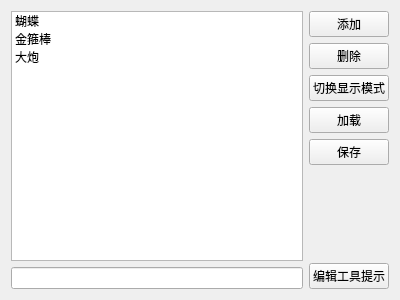
<?xml version="1.0" encoding="UTF-8"?>
<ui version="4.0">
 <class>Widget</class>
 <widget class="QWidget" name="Widget">
  <property name="geometry">
   <rect>
    <x>0</x>
    <y>0</y>
    <width>400</width>
    <height>300</height>
   </rect>
  </property>
  <property name="windowTitle">
   <string>Widget</string>
  </property>
  <layout class="QHBoxLayout" name="horizontalLayout">
   <item>
    <layout class="QVBoxLayout" name="verticalLayout_2">
     <item>
      <widget class="QListWidget" name="listWidget">
       <item>
        <property name="text">
         <string>蝴蝶</string>
        </property>
        <property name="toolTip">
         <string>&lt;html&gt;&lt;head/&gt;&lt;body&gt;&lt;p&gt;&lt;span style=&quot; font-family:'宋体,arial,sans-serif'; font-size:12px; color:#0090ff; background-color:#121212;&quot;&gt;+30点攻击力&lt;br/&gt;+30%攻速&lt;br/&gt;+30点敏捷&lt;br/&gt;&lt;/span&gt;&lt;span style=&quot; font-family:'宋体,arial,sans-serif'; font-size:12px; color:#66ffff; background-color:#121212;&quot;&gt;+35%的物理攻击闪避&lt;/span&gt;&lt;/p&gt;&lt;/body&gt;&lt;/html&gt;</string>
        </property>
        <property name="icon">
         <iconset resource="icons.qrc">
          <normaloff>:/icons/fgfh.jpg</normaloff>:/icons/fgfh.jpg</iconset>
        </property>
       </item>
       <item>
        <property name="text">
         <string>金箍棒</string>
        </property>
        <property name="toolTip">
         <string>&lt;html&gt;&lt;head/&gt;&lt;body&gt;&lt;p&gt;&lt;span style=&quot; font-family:'宋体,arial,sans-serif'; font-size:12px; color:#0090ff; background-color:#121212;&quot;&gt;+88点攻击力&lt;br/&gt;+15%攻速&lt;br/&gt;&lt;/span&gt;&lt;span style=&quot; font-family:'宋体,arial,sans-serif'; font-size:12px; color:#66ffff; background-color:#121212;&quot;&gt;被动：攻击不会落空（与某些法球冲突，可关闭该效果），攻击中有35%的机率造成0.01秒的晕眩并且+100点附加伤害&lt;/span&gt;&lt;/p&gt;&lt;/body&gt;&lt;/html&gt;</string>
        </property>
        <property name="icon">
         <iconset resource="icons.qrc">
          <normaloff>:/icons/odef.jpg</normaloff>:/icons/odef.jpg</iconset>
        </property>
       </item>
       <item>
        <property name="text">
         <string>大炮</string>
        </property>
        <property name="toolTip">
         <string>&lt;html&gt;&lt;head/&gt;&lt;body&gt;&lt;p&gt;&lt;img src=&quot;:/icons/rman.jpg&quot;/&gt;&lt;/p&gt;&lt;p&gt;&lt;span style=&quot; font-family:'宋体,arial,sans-serif'; font-size:12px; color:#0090ff; background-color:#121212;&quot;&gt;+81点攻击力&lt;br/&gt;25%机率造成2.4倍伤害&lt;br/&gt;&lt;/span&gt;&lt;span style=&quot; font-family:'宋体,arial,sans-serif'; font-size:12px; color:#ffff00; background-color:#121212;&quot;&gt;通俗称呼：大炮&lt;/span&gt;&lt;/p&gt;&lt;/body&gt;&lt;/html&gt;</string>
        </property>
        <property name="icon">
         <iconset resource="icons.qrc">
          <normaloff>:/icons/rman.jpg</normaloff>:/icons/rman.jpg</iconset>
        </property>
       </item>
      </widget>
     </item>
     <item>
      <widget class="QLineEdit" name="lineEditToolTip"/>
     </item>
    </layout>
   </item>
   <item>
    <layout class="QVBoxLayout" name="verticalLayout">
     <item>
      <widget class="QPushButton" name="pushButtonAdd">
       <property name="text">
        <string>添加</string>
       </property>
      </widget>
     </item>
     <item>
      <widget class="QPushButton" name="pushButtonDel">
       <property name="text">
        <string>删除</string>
       </property>
      </widget>
     </item>
     <item>
      <widget class="QPushButton" name="pushButtonViewMode">
       <property name="text">
        <string>切换显示模式</string>
       </property>
      </widget>
     </item>
     <item>
      <widget class="QPushButton" name="pushButtonLoad">
       <property name="text">
        <string>加载</string>
       </property>
      </widget>
     </item>
     <item>
      <widget class="QPushButton" name="pushButtonSave">
       <property name="text">
        <string>保存</string>
       </property>
      </widget>
     </item>
     <item>
      <spacer name="verticalSpacer">
       <property name="orientation">
        <enum>Qt::Vertical</enum>
       </property>
       <property name="sizeHint" stdset="0">
        <size>
         <width>20</width>
         <height>88</height>
        </size>
       </property>
      </spacer>
     </item>
     <item>
      <widget class="QPushButton" name="pushButtonEditToolTip">
       <property name="text">
        <string>编辑工具提示</string>
       </property>
      </widget>
     </item>
    </layout>
   </item>
  </layout>
 </widget>
 <layoutdefault spacing="6" margin="11"/>
 <resources>
  <include location="icons.qrc"/>
 </resources>
 <connections/>
</ui>
